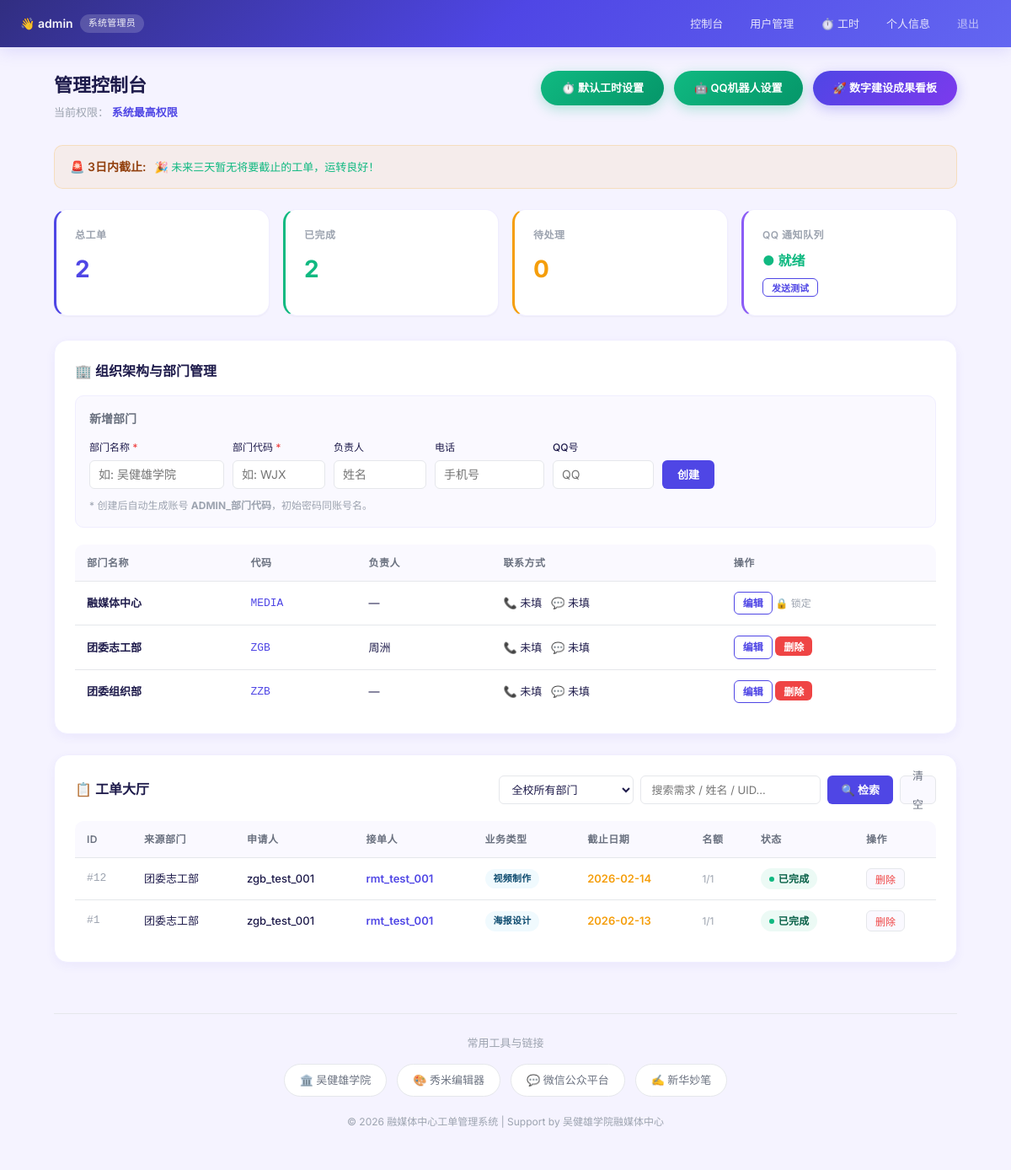
The page /admin (signed in) on the database its author committed.
### tables this page shows
CREATE TABLE departments (
    id INTEGER PRIMARY KEY AUTOINCREMENT,
    name TEXT UNIQUE NOT NULL, -- 部门全称
    code TEXT UNIQUE NOT NULL  -- 部门唯一代码（如: MEDIA, SEU, WJX）
, head_name TEXT, phone TEXT, qq TEXT);

CREATE TABLE work_orders (
    id INTEGER PRIMARY KEY AUTOINCREMENT,
    applicant_id INTEGER NOT NULL,
    category_id INTEGER NOT NULL,
    department_id INTEGER,     -- 记录发起部门，用于管理员视野分层
    contact TEXT NOT NULL,     -- 联系方式
    deadline DATE NOT NULL,    -- 截止日期
    requirements TEXT NOT NULL, -- 需求描述
    attachment_path TEXT,      -- 附件文件名
    status TEXT DEFAULT 'pending' CHECK(status IN ('pending', 'accepted', 'completed', 'rejected')),
    created_at TIMESTAMP DEFAULT CURRENT_TIMESTAMP,
    rating INTEGER,            -- 满意度评价 (1-5)
    comment TEXT, max_acceptors INTEGER DEFAULT 1,              -- 评价内容
    FOREIGN KEY (applicant_id) REFERENCES users (id) ON DELETE CASCADE,
    FOREIGN KEY (category_id) REFERENCES categories (id),
    FOREIGN KEY (department_id) REFERENCES departments (id) ON DELETE SET NULL
);

### app/routes/admin_routes.py (the view)
@admin_bp.route('/dashboard')
def admin_dashboard():
    role = session.get('role')
    user_id = session.get('user_id')
    if role not in ['admin', 'dept_admin']:
        return redirect(url_for('login'))
    user_info, is_media_admin = AdminService.get_admin_context(user_id, role)
    q = request.args.get('q', '').strip()
    filter_dept = request.args.get('filter_dept', '')
    orders = AdminService.get_visible_orders(user_id, role, q, filter_dept)
    stats = AdminService.get_system_stats() if (role == 'admin' or is_media_admin) else None
    departments = get_db().execute('SELECT * FROM departments').fetchall()
    upcoming_tasks = AdminService.get_upcoming_tasks() if (role == 'admin' or is_media_admin) else []
    return render_template('admin.html',
                           orders=orders,
                           stats=stats,
                           is_media_admin=is_media_admin,
                           departments=departments,
                           upcoming_tasks=upcoming_tasks)

### app/db.py (called while the page is built)
def get_db():
    if 'db' not in g:
        g.db = sqlite3.connect(current_app.config['DATABASE'])
        g.db.row_factory = sqlite3.Row
        g.db.execute("PRAGMA foreign_keys = ON")
    return g.db

### app/services/admin_service.py (called while the page is built)
    @staticmethod
    def get_admin_context(user_id, role):
        db = get_db()
        user = db.execute('''
            SELECT u.*, d.code as dept_code
            FROM users u LEFT JOIN departments d ON u.department_id = d.id
            WHERE u.id = ?
        ''', (user_id,)).fetchone()
        is_media_admin = (role == 'dept_admin' and user and user['dept_code'] == 'MEDIA')
        return user, is_media_admin

    @staticmethod
    def get_system_stats():
        db = get_db()
        try:
            return {
                'total': db.execute('SELECT COUNT(*) FROM work_orders').fetchone()[0],
                'completed': db.execute('SELECT COUNT(*) FROM work_orders WHERE status="completed"').fetchone()[0],
                'pending': db.execute('SELECT COUNT(*) FROM work_orders WHERE status="pending"').fetchone()[0]
            }
        except:
            return {'total':0, 'completed':0, 'pending':0}

    @staticmethod
    def get_upcoming_tasks():
        db = get_db()
        return db.execute('''
            SELECT w.*, c.name as category_name, d.name as dept_name, u.real_name as applicant_name
            FROM work_orders w
            JOIN categories c ON w.category_id = c.id
            JOIN users u ON w.applicant_id = u.id
            LEFT JOIN departments d ON w.department_id = d.id
            WHERE w.status IN ('pending', 'accepted')
              AND w.deadline >= date('now', 'localtime')
              AND w.deadline <= date('now', '+3 days', 'localtime')
            ORDER BY w.deadline ASC
        ''').fetchall()

### app/templates/admin.html (shortened to what this page needs)
{% extends "layout.html" %}
{% block content %}
<div style="max-width: 1100px; margin: 0 auto;">
    <div style="display: flex; justify-content: space-between; align-items: flex-start; margin-bottom: 28px;">
        <div>
            <h2>管理控制台</h2>
            <p style="margin: 4px 0 0; color: var(--text-muted); font-size: 13px;">
                当前权限：
                <strong style="color: var(--primary);">
                    {% if session.role == 'admin' %}系统最高权限
                    {% elif is_media_admin %}全局工单监管 (融媒体中心)
                    {% else %}部门内部管理
                    {% endif %}
                </strong>
            </p>
        </div>
        <div style="display: flex; gap: 12px;">
            {% if session.role == 'admin' %}
            <a href="{{ url_for('admin.volunteer_hours_settings') }}" class="btn-primary"
                style="background: linear-gradient(135deg, #10b981 0%, #059669 100%); padding: 10px 24px; border-radius: var(--radius-full); box-shadow: 0 4px 15px rgba(16,185,129,0.3);">
                ⏱️ 默认工时设置
            </a>
            <a href="{{ url_for('admin.bot_settings') }}" class="btn-primary"
                style="background: linear-gradient(135deg, #10b981 0%, #059669 100%); padding: 10px 24px; border-radius: var(--radius-full); box-shadow: 0 4px 15px rgba(16,185,129,0.3);">
                🤖 QQ机器人设置
            </a>
            {% endif %}
            <a href="{{ url_for('data_screen') }}" target="_blank" class="btn-primary"
                style="background: linear-gradient(135deg, var(--primary) 0%, #7c3aed 100%); padding: 10px 24px; border-radius: var(--radius-full); box-shadow: 0 4px 15px rgba(79,70,229,0.3);">
                🚀 数字建设成果看板
            </a>
        </div>
    </div>
    {% if session.role == 'admin' or is_media_admin %}
    <div class="alert alert-warning" style="margin-bottom: 24px;">
        <span style="font-weight: 600; white-space: nowrap;">🚨 3日内截止:</span>
        <marquee onmouseover="this.stop();" onmouseout="this.start();" scrollamount="4" style="font-size: 13px;">
            {% if upcoming_tasks %}
            {% for task in upcoming_tasks %}
            <span style="margin-right: 40px;">
                <b>[{{ task.deadline }}]</b>
                {{ task.dept_name or '校级' }} — {{ task.category_name }}
                <span class="text-muted">({% if task.status == 'pending' %}未接单{% else %}处理中{% endif %})</span>
            </span>
            {% endfor %}
            {% else %}
            <span class="text-green">🎉 未来三天暂无将要截止的工单，运转良好！</span>
            {% endif %}
        </marquee>
    </div>
    <div style="display: flex; gap: 16px; margin-bottom: 28px;">
        <div class="stat-card" style="border-left: 3px solid var(--primary);">
            <div class="stat-label">总工单</div>
            <div class="stat-value" style="color: var(--primary);">{{ stats.total }}</div>
        </div>
        <div class="stat-card" style="border-left: 3px solid var(--accent-green);">
            <div class="stat-label">已完成</div>
            <div class="stat-value" style="color: var(--accent-green);">{{ stats.completed }}</div>
        </div>
        <div class="stat-card" style="border-left: 3px solid var(--accent-amber);">
            <div class="stat-label">待处理</div>
            <div class="stat-value" style="color: var(--accent-amber);">{{ stats.pending }}</div>
        </div>
        {% if session.role == 'admin' %}
        <div class="stat-card" style="border-left: 3px solid #8b5cf6;">
            <div class="stat-label">QQ 通知队列</div>
            <div class="stat-value" style="font-size: 16px;">
                <span style="color: var(--accent-green);">● 就绪</span>
            </div>
            <form method="post" action="{{ url_for('test_qq_bot') }}" style="margin-top: 6px;">
                <button type="submit" class="btn-outline" style="padding: 2px 10px; font-size: 11px;">发送测试</button>
            </form>
        </div>
        {% endif %}
    </div>
    {% if session.role == 'admin' %}
    <div class="card">
        <h3>🏢 组织架构与部门管理</h3>
        <div style="background: var(--bg-section); padding: 16px; border-radius: var(--radius-md); margin-bottom: 20px; border: 1px solid var(--border-subtle);">
            <h4 style="margin-bottom: 12px;">新增部门</h4>
            <form action="{{ url_for('create_department') }}" method="post"
                style="display: flex; gap: 10px; flex-wrap: wrap; align-items: flex-end;">
                <div style="display: flex; flex-direction: column; width: 160px;">
                    <label class="text-xs">部门名称 <span class="text-red">*</span></label>
                    <input type="text" name="name" placeholder="如: 吴健雄学院" required style="padding: 7px 10px; height: 34px;">
                </div>
                <div style="display: flex; flex-direction: column; width: 110px;">
                    <label class="text-xs">部门代码 <span class="text-red">*</span></label>
                    <input type="text" name="code" placeholder="如: WJX" required style="padding: 7px 10px; height: 34px; text-transform: uppercase;">
                </div>
                <div style="display: flex; flex-direction: column; width: 110px;">
                    <label class="text-xs">负责人</label>
                    <input type="text" name="head_name" placeholder="姓名" style="padding: 7px 10px; height: 34px;">
                </div>
                <div style="display: flex; flex-direction: column; width: 130px;">
                    <label class="text-xs">电话</label>
                    <input type="text" name="phone" placeholder="手机号" style="padding: 7px 10px; height: 34px;">
                </div>
                <div style="display: flex; flex-direction: column; width: 120px;">
                    <label class="text-xs">QQ号</label>
                    <input type="text" name="qq" placeholder="QQ" style="padding: 7px 10px; height: 34px;">
                </div>
                <button type="submit" style="height: 34px; padding: 0 18px; font-size: 13px;">创建</button>
            </form>
            <p class="text-xs text-muted" style="margin: 10px 0 0;">* 创建后自动生成账号 <b>ADMIN_部门代码</b>，初始密码同账号名。</p>
        </div>
        <table>
            <thead>
                <tr>
                    <th>部门名称</th>
                    <th>代码</th>
                    <th>负责人</th>
                    <th>联系方式</th>
                    <th>操作</th>
                </tr>
            </thead>
            <tbody>
                {% for dept in departments %}
                <tr>
                    <td style="font-weight: 600;">{{ dept.name }}</td>
                    <td><span class="font-mono text-primary">{{ dept.code }}</span></td>
                    <td>{{ dept.head_name or '—' }}</td>
                    <td class="text-sm">
                        <span class="text-muted">📞</span> {{ dept.phone or '未填' }} &nbsp;
                        <span class="text-muted">💬</span> {{ dept.qq or '未填' }}
                    </td>
                    <td>
                        <a href="{{ url_for('edit_department', dept_id=dept.id) }}" class="btn-outline" style="padding: 3px 10px; font-size: 12px;">编辑</a>
                        {% if dept.code != 'MEDIA' %}
                        <form method="post" action="{{ url_for('delete_department', dept_id=dept.id) }}" style="display: inline;"
                            onsubmit="return confirm('⚠️ 删除部门将级联删除所有用户！确定？');">
                            <button type="submit" class="btn-danger" style="padding: 3px 10px; font-size: 12px;">删除</button>
                        </form>
                        {% else %}
                        <span class="text-muted text-xs" style="cursor: not-allowed;">🔒 锁定</span>
                        {% endif %}
                    </td>
                </tr>
                {% endfor %}
            </tbody>
        </table>
    </div>
    {% endif %}
    {% endif %}
    <div class="card">
        <div class="card-header">
            <h3 style="margin: 0;">📋 工单大厅</h3>
            <form method="get" action="{{ url_for('admin_dashboard') }}" style="display: flex; gap: 8px; align-items: center;">
                {% if session.role == 'admin' or is_media_admin %}
                <select name="filter_dept" style="height: 34px; padding: 0 10px; font-size: 13px;">
                    <option value="">全校所有部门</option>
                </select>
                {% endif %}
                <input type="text" name="q" value="{{ request.args.get('q', '') }}" placeholder="搜索需求 / 姓名 / UID..."
                    style="height: 34px; width: 240px; padding: 0 12px; font-size: 13px;">
                <button type="submit" style="height: 34px; padding: 0 16px; font-size: 13px;">🔍 检索</button>
                <a href="{{ url_for('admin_dashboard') }}" class="btn-ghost" style="height: 34px; line-height: 34px;">清空</a>
            </form>
        </div>
        <table>
            <thead>
                <tr>
                    <th>ID</th>
                    <th>来源部门</th>
                    <th>申请人</th>
                    <th>接单人</th>
                    <th>业务类型</th>
                    <th>截止日期</th>
                    <th>名额</th>
                    <th>状态</th>
                    <th>操作</th>
                </tr>
            </thead>
            <tbody>
                {% for order in orders %}
                <tr>
                    <td class="font-mono text-muted">#{{ order.id }}</td>
                    <td>{{ order.dept_name or '校级' }}</td>
                    <td style="font-weight: 500;">{{ order.applicant_name }}</td>
                    <td>
                        {% if order.acceptor_names %}
                        <span class="text-primary font-semibold">{{ order.acceptor_names }}</span>
                        {% else %}
                        <span class="text-muted">—</span>
                        {% endif %}
                    </td>
                    <td><span class="badge badge-accepted" style="font-size: 11px;">{{ order.category_name }}</span></td>
                    <td class="text-amber font-semibold">{{ order.deadline }}</td>
                    <td>
                        {% if order.status not in ('completed', 'rejected') %}
                        <form method="post" action="{{ url_for('update_max_acceptors') }}" style="display: inline-flex; align-items: center; gap: 3px;">
                            <input type="hidden" name="order_id" value="{{ order.id }}">
                            <span class="text-xs text-muted">{{ order.current_acceptors }}/</span>
                            <input type="number" name="max_acceptors" value="{{ order.max_acceptors|default(1) }}" min="1" max="10"
                                style="width: 42px; padding: 2px 4px; font-size: 12px; height: 26px; text-align: center;">
                            <button type="submit" style="background: none; border: none; cursor: pointer; color: var(--primary); padding: 0; font-size: 14px; box-shadow: none;">✓</button>
                        </form>
                        {% else %}
                        <span class="text-xs text-muted">{{ order.current_acceptors }}/{{ order.max_acceptors|default(1) }}</span>
                        {% endif %}
                    </td>
                    <td>
                        {% if order.status == 'pending' %}
                        <span class="badge badge-pending"><span class="badge-dot"></span>待接单</span>
                        {% elif order.status == 'accepted' %}
                        <span class="badge badge-accepted"><span class="badge-dot"></span>受理中</span>
                        {% elif order.status == 'completed' %}
                        <span class="badge badge-completed"><span class="badge-dot"></span>已完成</span>
                        {% elif order.status == 'rejected' %}
                        <span class="badge badge-rejected"><span class="badge-dot"></span>已驳回</span>
                        {% endif %}
                    </td>
                    <td>
                        <div style="display: flex; gap: 6px; flex-wrap: wrap;">
                        {% if session.role == 'admin' %}
                        <form method="post" action="{{ url_for('delete_order', order_id=order.id) }}" style="display: inline;"
                            onsubmit="return confirm('⚠️ 将同步删除附件，确定？');">
                            <button type="submit" class="btn-ghost" style="padding: 3px 10px; font-size: 12px; color: var(--accent-red);">删除</button>
                        </form>
                        {% endif %}
                        </div>
                    </td>
                </tr>
                {% endfor %}
            </tbody>
        </table>
    </div>
</div>
{% endblock %}

### rows shown on the page
departments: name "融媒体中心", code "MEDIA", head_name "—", phone "未填", qq "未填", shows "🔒 锁定"
departments: name "团委志工部", code "ZGB", head_name "周洲", phone "未填", qq "未填"
departments: name "团委组织部", code "ZZB", head_name "—", phone "未填", qq "未填"
work_orders: id "12", dept_name "团委志工部", applicant_name "zgb_test_001", acceptor_names "rmt_test_001", category_name "视频制作", deadline "2026-02-14", current_acceptors "1", max_acceptors "1", status "completed" (drawn)
work_orders: id "1", dept_name "团委志工部", applicant_name "zgb_test_001", acceptor_names "rmt_test_001", category_name "海报设计", deadline "2026-02-13", current_acceptors "1", max_acceptors "1", status "completed" (drawn)

### other values the page prints
{{ session.username }} "admin"
{{ stats.total }} "2"
{{ stats.completed }} "2"
{{ stats.pending }} "0"
